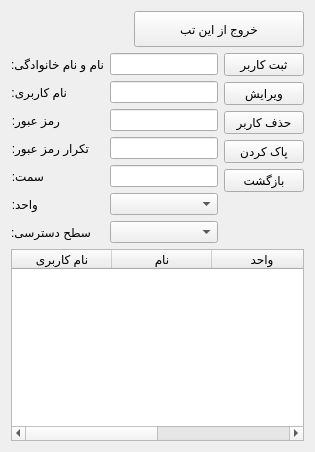
      <widget class="QWidget" name="tabUserManagement">
       <attribute name="title">
        <string>تعریف و مدیریت کاربران</string>
       </attribute>
       <layout class="QVBoxLayout" name="verticalLayoutUsers">
        <item alignment="Qt::AlignmentFlag::AlignRight">
         <widget class="QPushButton" name="btnBackHomeUsers">
          <property name="minimumSize">
           <size>
            <width>170</width>
            <height>36</height>
           </size>
          </property>
          <property name="text">
           <string>خروج از این تب</string>
          </property>
         </widget>
        </item>
        <item>
         <layout class="QHBoxLayout" name="horizontalLayoutUserForm">
          <item>
           <layout class="QFormLayout" name="formLayoutUser">
            <item row="0" column="0">
             <widget class="QLabel" name="label_4">
              <property name="text">
               <string>نام و نام خانوادگی:</string>
              </property>
             </widget>
            </item>
            <item row="0" column="1">
             <widget class="QLineEdit" name="txtFullName" />
            </item>
            <item row="1" column="0">
             <widget class="QLabel" name="label_5">
              <property name="text">
               <string>نام کاربری:</string>
              </property>
             </widget>
            </item>
            <item row="1" column="1">
             <widget class="QLineEdit" name="txtUserLogin" />
            </item>
            <item row="2" column="0">
             <widget class="QLabel" name="label_6">
              <property name="text">
               <string>رمز عبور:</string>
              </property>
             </widget>
            </item>
            <item row="2" column="1">
             <widget class="QLineEdit" name="txtPassword">
              <property name="echoMode">
               <enum>QLineEdit::EchoMode::Password</enum>
              </property>
             </widget>
            </item>
            <item row="3" column="0">
             <widget class="QLabel" name="label_7">
              <property name="text">
               <string>تکرار رمز عبور:</string>
              </property>
             </widget>
            </item>
            <item row="3" column="1">
             <widget class="QLineEdit" name="txtPassword2">
              <property name="echoMode">
               <enum>QLineEdit::EchoMode::Password</enum>
              </property>
             </widget>
            </item>
            <item row="4" column="0">
             <widget class="QLabel" name="label_8">
              <property name="text">
               <string>سمت:</string>
              </property>
             </widget>
            </item>
            <item row="4" column="1">
             <widget class="QLineEdit" name="txtSamat" />
            </item>
            <item row="5" column="0">
             <widget class="QLabel" name="label_9">
              <property name="text">
               <string>واحد:</string>
              </property>
             </widget>
            </item>
            <item row="5" column="1">
             <widget class="QComboBox" name="cmbUserVahed" />
            </item>
            <item row="6" column="0">
             <widget class="QLabel" name="label_10">
              <property name="text">
               <string>سطح دسترسی:</string>
              </property>
             </widget>
            </item>
            <item row="6" column="1">
             <widget class="QComboBox" name="cmbUserLevel" />
            </item>
           </layout>
          </item>
          <item>
           <layout class="QVBoxLayout" name="verticalLayoutUserButtons">
            <item>
             <widget class="QPushButton" name="btnSaveUser">
              <property name="text">
               <string>ثبت کاربر</string>
              </property>
             </widget>
            </item>
            <item>
             <widget class="QPushButton" name="btnEditUser">
              <property name="text">
               <string>ویرایش</string>
              </property>
             </widget>
            </item>
            <item>
             <widget class="QPushButton" name="btnDeleteUser">
              <property name="text">
               <string>حذف کاربر</string>
              </property>
             </widget>
            </item>
            <item>
             <widget class="QPushButton" name="btnClear">
              <property name="text">
               <string>پاک کردن</string>
              </property>
             </widget>
            </item>
            <item>
             <widget class="QPushButton" name="btnCancel">
              <property name="text">
               <string>بازگشت</string>
              </property>
             </widget>
            </item>
            <item>
             <spacer name="verticalSpacerUserButtons">
              <property name="orientation">
               <enum>Qt::Orientation::Vertical</enum>
              </property>
              <property name="sizeHint" stdset="0">
               <size>
                <width>20</width>
                <height>40</height>
               </size>
              </property>
             </spacer>
            </item>
           </layout>
          </item>
         </layout>
        </item>
        <item>
         <widget class="QTableWidget" name="tblUsers">
          <property name="selectionBehavior">
           <enum>QAbstractItemView::SelectionBehavior::SelectRows</enum>
          </property>
          <column>
           <property name="text">
            <string>نام کاربری</string>
           </property>
          </column>
          <column>
           <property name="text">
            <string>نام</string>
           </property>
          </column>
          <column>
           <property name="text">
            <string>واحد</string>
           </property>
          </column>
          <column>
           <property name="text">
            <string>سطح دسترسی</string>
           </property>
          </column>
         </widget>
        </item>
       </layout>
      </widget>
